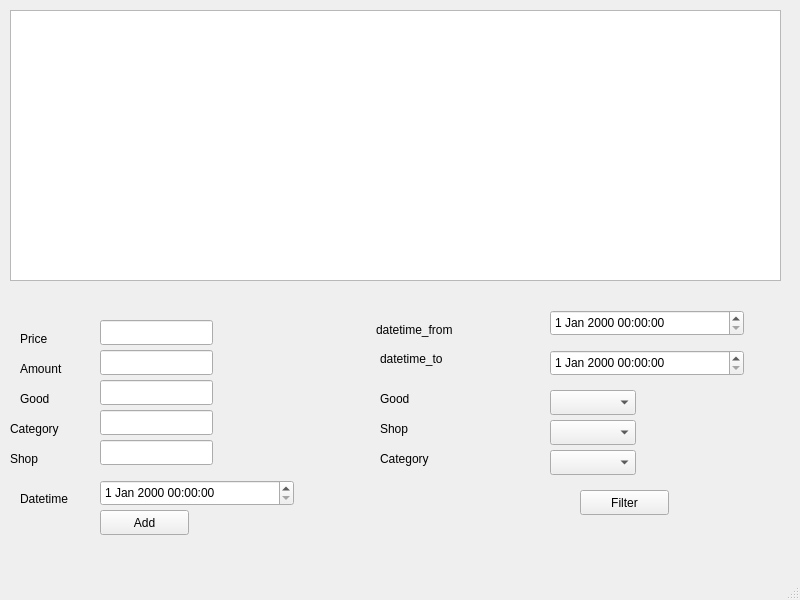
<?xml version="1.0" encoding="UTF-8"?>
<ui version="4.0">
 <class>MainWindow</class>
 <widget class="QMainWindow" name="MainWindow">
  <property name="geometry">
   <rect>
    <x>0</x>
    <y>0</y>
    <width>800</width>
    <height>600</height>
   </rect>
  </property>
  <property name="windowTitle">
   <string>MainWindow</string>
  </property>
  <widget class="QWidget" name="centralwidget">
   <widget class="QTableView" name="table_view">
    <property name="geometry">
     <rect>
      <x>10</x>
      <y>10</y>
      <width>771</width>
      <height>271</height>
     </rect>
    </property>
   </widget>
   <widget class="QPushButton" name="add_button">
    <property name="geometry">
     <rect>
      <x>100</x>
      <y>510</y>
      <width>89</width>
      <height>25</height>
     </rect>
    </property>
    <property name="text">
     <string>Add</string>
    </property>
   </widget>
   <widget class="QLineEdit" name="price_edit">
    <property name="geometry">
     <rect>
      <x>100</x>
      <y>320</y>
      <width>113</width>
      <height>25</height>
     </rect>
    </property>
   </widget>
   <widget class="QLabel" name="label">
    <property name="geometry">
     <rect>
      <x>20</x>
      <y>330</y>
      <width>67</width>
      <height>17</height>
     </rect>
    </property>
    <property name="text">
     <string>Price</string>
    </property>
   </widget>
   <widget class="QLabel" name="label_2">
    <property name="geometry">
     <rect>
      <x>20</x>
      <y>360</y>
      <width>67</width>
      <height>17</height>
     </rect>
    </property>
    <property name="text">
     <string>Amount</string>
    </property>
   </widget>
   <widget class="QLabel" name="label_3">
    <property name="geometry">
     <rect>
      <x>20</x>
      <y>390</y>
      <width>67</width>
      <height>17</height>
     </rect>
    </property>
    <property name="text">
     <string>Good</string>
    </property>
   </widget>
   <widget class="QLabel" name="label_4">
    <property name="geometry">
     <rect>
      <x>10</x>
      <y>450</y>
      <width>67</width>
      <height>17</height>
     </rect>
    </property>
    <property name="text">
     <string>Shop</string>
    </property>
   </widget>
   <widget class="QLabel" name="label_5">
    <property name="geometry">
     <rect>
      <x>20</x>
      <y>490</y>
      <width>67</width>
      <height>17</height>
     </rect>
    </property>
    <property name="text">
     <string>Datetime</string>
    </property>
   </widget>
   <widget class="QLineEdit" name="amount_edit">
    <property name="geometry">
     <rect>
      <x>100</x>
      <y>350</y>
      <width>113</width>
      <height>25</height>
     </rect>
    </property>
   </widget>
   <widget class="QLineEdit" name="good_edit">
    <property name="geometry">
     <rect>
      <x>100</x>
      <y>380</y>
      <width>113</width>
      <height>25</height>
     </rect>
    </property>
   </widget>
   <widget class="QLineEdit" name="shop_edit">
    <property name="geometry">
     <rect>
      <x>100</x>
      <y>440</y>
      <width>113</width>
      <height>25</height>
     </rect>
    </property>
   </widget>
   <widget class="QDateTimeEdit" name="datetime_edit">
    <property name="geometry">
     <rect>
      <x>100</x>
      <y>480</y>
      <width>194</width>
      <height>26</height>
     </rect>
    </property>
   </widget>
   <widget class="QDateTimeEdit" name="datetime_from">
    <property name="geometry">
     <rect>
      <x>550</x>
      <y>310</y>
      <width>194</width>
      <height>26</height>
     </rect>
    </property>
   </widget>
   <widget class="QDateTimeEdit" name="datetime_to">
    <property name="geometry">
     <rect>
      <x>550</x>
      <y>350</y>
      <width>194</width>
      <height>26</height>
     </rect>
    </property>
   </widget>
   <widget class="QComboBox" name="good_box">
    <property name="geometry">
     <rect>
      <x>550</x>
      <y>390</y>
      <width>86</width>
      <height>25</height>
     </rect>
    </property>
   </widget>
   <widget class="QComboBox" name="shop_box">
    <property name="geometry">
     <rect>
      <x>550</x>
      <y>420</y>
      <width>86</width>
      <height>25</height>
     </rect>
    </property>
   </widget>
   <widget class="QComboBox" name="category_box">
    <property name="geometry">
     <rect>
      <x>550</x>
      <y>450</y>
      <width>86</width>
      <height>25</height>
     </rect>
    </property>
   </widget>
   <widget class="QLineEdit" name="category_edit">
    <property name="geometry">
     <rect>
      <x>100</x>
      <y>410</y>
      <width>113</width>
      <height>25</height>
     </rect>
    </property>
   </widget>
   <widget class="QLabel" name="label_6">
    <property name="geometry">
     <rect>
      <x>10</x>
      <y>420</y>
      <width>67</width>
      <height>17</height>
     </rect>
    </property>
    <property name="text">
     <string>Category</string>
    </property>
   </widget>
   <widget class="QLabel" name="label_7">
    <property name="geometry">
     <rect>
      <x>376</x>
      <y>320</y>
      <width>121</width>
      <height>20</height>
     </rect>
    </property>
    <property name="text">
     <string>datetime_from</string>
    </property>
   </widget>
   <widget class="QLabel" name="label_8">
    <property name="geometry">
     <rect>
      <x>380</x>
      <y>350</y>
      <width>91</width>
      <height>17</height>
     </rect>
    </property>
    <property name="text">
     <string>datetime_to</string>
    </property>
   </widget>
   <widget class="QLabel" name="label_9">
    <property name="geometry">
     <rect>
      <x>380</x>
      <y>390</y>
      <width>67</width>
      <height>17</height>
     </rect>
    </property>
    <property name="text">
     <string>Good</string>
    </property>
   </widget>
   <widget class="QLabel" name="label_10">
    <property name="geometry">
     <rect>
      <x>380</x>
      <y>420</y>
      <width>67</width>
      <height>17</height>
     </rect>
    </property>
    <property name="text">
     <string>Shop</string>
    </property>
   </widget>
   <widget class="QLabel" name="label_11">
    <property name="geometry">
     <rect>
      <x>380</x>
      <y>450</y>
      <width>67</width>
      <height>17</height>
     </rect>
    </property>
    <property name="text">
     <string>Category</string>
    </property>
   </widget>
   <widget class="QPushButton" name="filter_button">
    <property name="geometry">
     <rect>
      <x>580</x>
      <y>490</y>
      <width>89</width>
      <height>25</height>
     </rect>
    </property>
    <property name="text">
     <string>Filter</string>
    </property>
   </widget>
  </widget>
  <widget class="QMenuBar" name="menubar">
   <property name="geometry">
    <rect>
     <x>0</x>
     <y>0</y>
     <width>800</width>
     <height>22</height>
    </rect>
   </property>
  </widget>
  <widget class="QStatusBar" name="statusbar"/>
 </widget>
 <resources/>
 <connections/>
</ui>
